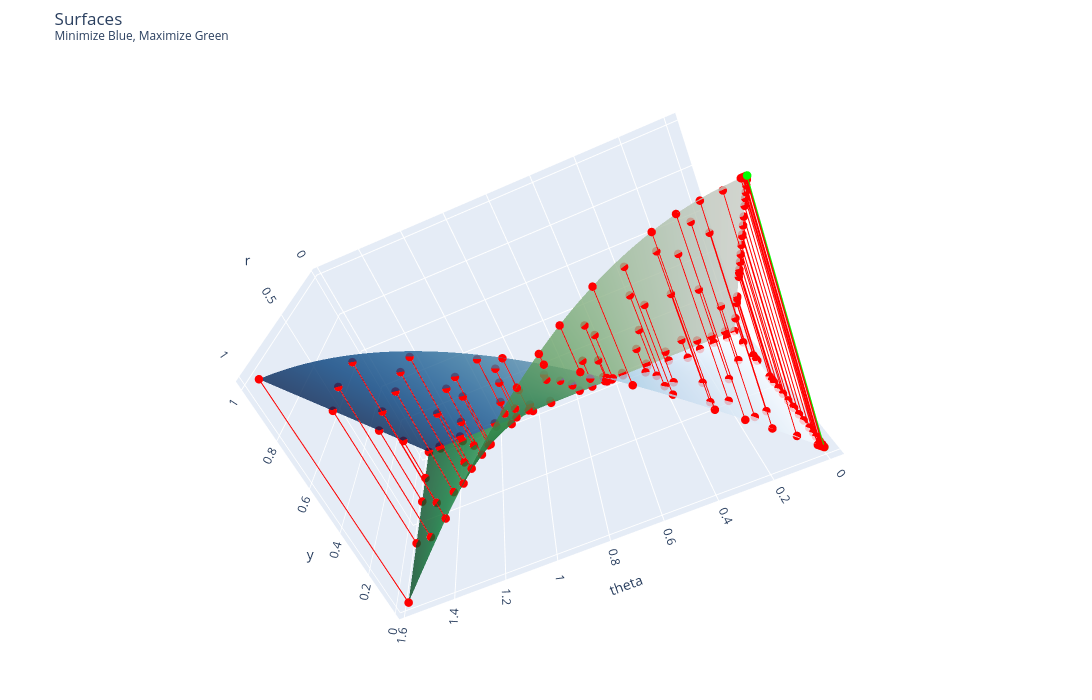

Notebook cell for this chart:
### Markdown cell above
### Plot Results

Repeat the interactive plot of the setup from above by overlaying the trials: use green to denote an optimal trial, and red for other trials.

### Code cell
fig=go.Figure()
fig.add_trace(go.Surface(x = R, y = blue, z = THETA, showscale = False, opacity = 0.8, colorscale='blues'))
fig.add_trace(go.Surface(x = R, y = green, z = THETA, showscale = False, opacity = 0.8, colorscale='greens'))

# plot non optimal trials as red dots
try_r = [x.parameters[0].value for x in trials.trials if x.name not in optimal_trial_names]
try_theta = [x.parameters[1].value for x in trials.trials if x.name not in optimal_trial_names]
try_blue = [x.final_measurement.metrics[0].value for x in trials.trials if x.name not in optimal_trial_names]
try_green = [x.final_measurement.metrics[1].value for x in trials.trials if x.name not in optimal_trial_names]
for i, j, k, h in zip(try_r, try_theta, try_blue, try_green):
    fig.add_trace(go.Scatter3d(x = [i, i], y = [k, h], z = [j, j], mode = 'lines+markers', line = dict(color = "#ff0000"), marker = dict(size = 5)))

# plot optimal trials as green dots
try_r = [x.parameters[0].value for x in optimal_trials.optimal_trials]
try_theta = [x.parameters[1].value for x in optimal_trials.optimal_trials]
try_blue = [x.final_measurement.metrics[0].value for x in optimal_trials.optimal_trials]
try_green = [x.final_measurement.metrics[1].value for x in optimal_trials.optimal_trials]
for i, j, k, h in zip(try_r, try_theta, try_blue, try_green):
    fig.add_trace(go.Scatter3d(x = [i, i], y = [k, h], z = [j, j], mode = 'lines+markers', line = dict(color = "#00ff00"), marker = dict(size = 5)))    

fig.update_layout(
    title_text = "Surfaces <br><sup>Minimize Blue, Maximize Green</sup>",
    showlegend = False,
    scene =  dict(
        xaxis_title = 'r',
        yaxis_title = 'y',
        zaxis_title = 'theta'
    ),
    autosize = False,
    height = 700,
    width = 1200,
    margin = dict(r = 10, l = 10, b = 50, t = 50),
    scene_camera = dict(
        up = dict(x = 0, y = 1, z = 0), # change from z=1 to y=1
        center = dict(x = 0, y = 0, z = 0),
        eye = dict(x = 2, y = .75, z = 0.75) # default is 1.25 for all
    )
)
fig.show()

### Figure 1 — Plotly figure (JSON) as saved in the notebook; plotly's stock layout.template omitted (floating-point values rounded to 4 significant figures; data arrays with more than 128 entries replaced by an {"elided": "..."} marker saying what was removed)
{"data": [{"colorscale": [[0, "rgb(247,251,255)"], [0.125, "rgb(222,235,247)"], [0.25, "rgb(198,219,239)"], [0.375, "rgb(158,202,225)"], [0.5, "rgb(107,174,214)"], [0.625, "rgb(66,146,198)"], [0.75, "rgb(33,113,181)"], [0.875, "rgb(8,81,156)"], [1, "rgb(8,48,107)"]], "opacity": 0.8, "showscale": false, "type": "surface", "x": {"elided": "100x100 float values"}, "y": {"elided": "100x100 float values"}, "z": {"elided": "100x100 float values"}}, {"colorscale": [[0, "rgb(247,252,245)"], [0.125, "rgb(229,245,224)"], [0.25, "rgb(199,233,192)"], [0.375, "rgb(161,217,155)"], [0.5, "rgb(116,196,118)"], [0.625, "rgb(65,171,93)"], [0.75, "rgb(35,139,69)"], [0.875, "rgb(0,109,44)"], [1, "rgb(0,68,27)"]], "opacity": 0.8, "showscale": false, "type": "surface", "x": {"elided": "100x100 float values"}, "y": {"elided": "100x100 float values"}, "z": {"elided": "100x100 float values"}}, {"line": {"color": "#ff0000"}, "marker": {"size": 5}, "mode": "lines+markers", "type": "scatter3d", "x": [0.9601, 0.9601], "y": [0, 0.9601], "z": [0, 0]}, {"line": {"color": "#ff0000"}, "marker": {"size": 5}, "mode": "lines+markers", "type": "scatter3d", "x": [0.5792, 0.5792], "y": [0.1563, 0.5578], "z": [0.2732, 0.2732]}, {"line": {"color": "#ff0000"}, "marker": {"size": 5}, "mode": "lines+markers", "type": "scatter3d", "x": [0.9233, 0.9233], "y": [0.1637, 0.9087], "z": [0.1782, 0.1782]}, {"line": {"color": "#ff0000"}, "marker": {"size": 5}, "mode": "lines+markers", "type": "scatter3d", "x": [1, 1], "y": [0.003255, 1.0], "z": [0.003255, 0.003255]}, {"line": {"color": "#ff0000"}, "marker": {"size": 5}, "mode": "lines+markers", "type": "scatter3d", "x": [0.8911, 0.8911], "y": [0.264, 0.8511], "z": [0.3008, 0.3008]}, {"line": {"color": "#ff0000"}, "marker": {"size": 5}, "mode": "lines+markers", "type": "scatter3d", "x": [1, 1], "y": [0.2209, 0.9753], "z": [0.2227, 0.2227]}, {"line": {"color": "#ff0000"}, "marker": {"size": 5}, "mode": "lines+markers", "type": "scatter3d", "x": [0.8188, 0.8188], "y": [0.09524, 0.8133], "z": [0.1166, 0.1166]}, {"line": {"color": "#ff0000"}, "marker": {"size": 5}, "mode": "lines+markers", "type": "scatter3d", "x": [1, 1], "y": [0.0002628, 1.0], "z": [0.0002628, 0.0002628]}, {"line": {"color": "#ff0000"}, "marker": {"size": 5}, "mode": "lines+markers", "type": "scatter3d", "x": [0.9986, 0.9986], "y": [0, 0.9986], "z": [0, 0]}, {"line": {"color": "#ff0000"}, "marker": {"size": 5}, "mode": "lines+markers", "type": "scatter3d", "x": [0.9985, 0.9985], "y": [0.001616, 0.9985], "z": [0.001618, 0.001618]}, {"line": {"color": "#ff0000"}, "marker": {"size": 5}, "mode": "lines+markers", "type": "scatter3d", "x": [0.5945, 0.5945], "y": [0.5497, 0.2264], "z": [1.18, 1.18]}, {"line": {"color": "#ff0000"}, "marker": {"size": 5}, "mode": "lines+markers", "type": "scatter3d", "x": [0.3958, 0.3958], "y": [0.2301, 0.3221], "z": [0.6204, 0.6204]}, {"line": {"color": "#ff0000"}, "marker": {"size": 5}, "mode": "lines+markers", "type": "scatter3d", "x": [0.7951, 0.7951], "y": [0.6418, 0.4694], "z": [0.9393, 0.9393]}, {"line": {"color": "#ff0000"}, "marker": {"size": 5}, "mode": "lines+markers", "type": "scatter3d", "x": [0.7548, 0.7548], "y": [0.3084, 0.689], "z": [0.4209, 0.4209]}, {"line": {"color": "#ff0000"}, "marker": {"size": 5}, "mode": "lines+markers", "type": "scatter3d", "x": [1.0, 1.0], "y": [0, 1.0], "z": [0, 0]}, {"line": {"color": "#ff0000"}, "marker": {"size": 5}, "mode": "lines+markers", "type": "scatter3d", "x": [0.414, 0.414], "y": [0.3404, 0.2357], "z": [0.9652, 0.9652]}, {"line": {"color": "#ff0000"}, "marker": {"size": 5}, "mode": "lines+markers", "type": "scatter3d", "x": [0.8206, 0.8206], "y": [0.7732, 0.2746], "z": [1.23, 1.23]}, {"line": {"color": "#ff0000"}, "marker": {"size": 5}, "mode": "lines+markers", "type": "scatter3d", "x": [0.9975, 0.9975], "y": [0, 0.9975], "z": [0, 0]}, {"line": {"color": "#ff0000"}, "marker": {"size": 5}, "mode": "lines+markers", "type": "scatter3d", "x": [0.6683, 0.6683], "y": [0.6492, 0.1586], "z": [1.331, 1.331]}, {"line": {"color": "#ff0000"}, "marker": {"size": 5}, "mode": "lines+markers", "type": "scatter3d", "x": [0.7203, 0.7203], "y": [0, 0.7203], "z": [0, 0]}, {"line": {"color": "#ff0000"}, "marker": {"size": 5}, "mode": "lines+markers", "type": "scatter3d", "x": [0.6765, 0.6765], "y": [0.3733, 0.5642], "z": [0.5845, 0.5845]}, {"line": {"color": "#ff0000"}, "marker": {"size": 5}, "mode": "lines+markers", "type": "scatter3d", "x": [0.574, 0.574], "y": [0.4806, 0.3138], "z": [0.9924, 0.9924]}, {"line": {"color": "#ff0000"}, "marker": {"size": 5}, "mode": "lines+markers", "type": "scatter3d", "x": [0.3985, 0.3985], "y": [0.3985, 2.44e-17], "z": [1.571, 1.571]}, {"line": {"color": "#ff0000"}, "marker": {"size": 5}, "mode": "lines+markers", "type": "scatter3d", "x": [1, 1], "y": [0.004661, 1.0], "z": [0.004661, 0.004661]}, {"line": {"color": "#ff0000"}, "marker": {"size": 5}, "mode": "lines+markers", "type": "scatter3d", "x": [0.0049, 0.0049], "y": [0.002817, 0.004009], "z": [0.6124, 0.6124]}, {"line": {"color": "#ff0000"}, "marker": {"size": 5}, "mode": "lines+markers", "type": "scatter3d", "x": [0.9985, 0.9985], "y": [0.6131, 0.7882], "z": [0.6611, 0.6611]}, {"line": {"color": "#ff0000"}, "marker": {"size": 5}, "mode": "lines+markers", "type": "scatter3d", "x": [0.9061, 0.9061], "y": [0, 0.9061], "z": [0, 0]}, {"line": {"color": "#ff0000"}, "marker": {"size": 5}, "mode": "lines+markers", "type": "scatter3d", "x": [0.1202, 0.1202], "y": [0.1011, 0.06494], "z": [1.0, 1.0]}, {"line": {"color": "#ff0000"}, "marker": {"size": 5}, "mode": "lines+markers", "type": "scatter3d", "x": [0.7762, 0.7762], "y": [0, 0.7762], "z": [0, 0]}, {"line": {"color": "#ff0000"}, "marker": {"size": 5}, "mode": "lines+markers", "type": "scatter3d", "x": [0.03562, 0.03562], "y": [0.02321, 0.02702], "z": [0.7096, 0.7096]}, {"line": {"color": "#ff0000"}, "marker": {"size": 5}, "mode": "lines+markers", "type": "scatter3d", "x": [0.9903, 0.9903], "y": [0.0008571, 0.9903], "z": [0.0008656, 0.0008656]}, {"line": {"color": "#ff0000"}, "marker": {"size": 5}, "mode": "lines+markers", "type": "scatter3d", "x": [0.983, 0.983], "y": [0, 0.983], "z": [0, 0]}, {"line": {"color": "#ff0000"}, "marker": {"size": 5}, "mode": "lines+markers", "type": "scatter3d", "x": [0.1284, 0.1284], "y": [0, 0.1284], "z": [0, 0]}, {"line": {"color": "#ff0000"}, "marker": {"size": 5}, "mode": "lines+markers", "type": "scatter3d", "x": [0.02853, 0.02853], "y": [0.01204, 0.02587], "z": [0.4355, 0.4355]}, {"line": {"color": "#ff0000"}, "marker": {"size": 5}, "mode": "lines+markers", "type": "scatter3d", "x": [0.1968, 0.1968], "y": [0.1898, 0.05216], "z": [1.303, 1.303]}, {"line": {"color": "#ff0000"}, "marker": {"size": 5}, "mode": "lines+markers", "type": "scatter3d", "x": [0.4435, 0.4435], "y": [0.1826, 0.4041], "z": [0.4243, 0.4243]}, {"line": {"color": "#ff0000"}, "marker": {"size": 5}, "mode": "lines+markers", "type": "scatter3d", "x": [0.6705, 0.6705], "y": [0, 0.6705], "z": [0, 0]}, {"line": {"color": "#ff0000"}, "marker": {"size": 5}, "mode": "lines+markers", "type": "scatter3d", "x": [0.8116, 0.8116], "y": [0.8054, 0.09985], "z": [1.447, 1.447]}, {"line": {"color": "#ff0000"}, "marker": {"size": 5}, "mode": "lines+markers", "type": "scatter3d", "x": [0.2207, 0.2207], "y": [0.2207, 1.351e-17], "z": [1.571, 1.571]}, {"line": {"color": "#ff0000"}, "marker": {"size": 5}, "mode": "lines+markers", "type": "scatter3d", "x": [0.69, 0.69], "y": [0.4992, 0.4764], "z": [0.8087, 0.8087]}, {"line": {"color": "#ff0000"}, "marker": {"size": 5}, "mode": "lines+markers", "type": "scatter3d", "x": [0.3004, 0.3004], "y": [0.2086, 0.2162], "z": [0.7675, 0.7675]}, {"line": {"color": "#ff0000"}, "marker": {"size": 5}, "mode": "lines+markers", "type": "scatter3d", "x": [0.7086, 0.7086], "y": [0.6315, 0.3214], "z": [1.1, 1.1]}, {"line": {"color": "#ff0000"}, "marker": {"size": 5}, "mode": "lines+markers", "type": "scatter3d", "x": [0.5673, 0.5673], "y": [0, 0.5673], "z": [0, 0]}, {"line": {"color": "#ff0000"}, "marker": {"size": 5}, "mode": "lines+markers", "type": "scatter3d", "x": [0.9431, 0.9431], "y": [0.3784, 0.8638], "z": [0.4129, 0.4129]}, {"line": {"color": "#ff0000"}, "marker": {"size": 5}, "mode": "lines+markers", "type": "scatter3d", "x": [0.8206, 0.8206], "y": [0, 0.8206], "z": [0, 0]}, {"line": {"color": "#ff0000"}, "marker": {"size": 5}, "mode": "lines+markers", "type": "scatter3d", "x": [0.03478, 0.03478], "y": [0.001613, 0.03474], "z": [0.0464, 0.0464]}, {"line": {"color": "#ff0000"}, "marker": {"size": 5}, "mode": "lines+markers", "type": "scatter3d", "x": [0.5403, 0.5403], "y": [0.5372, 0.0584], "z": [1.463, 1.463]}, {"line": {"color": "#ff0000"}, "marker": {"size": 5}, "mode": "lines+markers", "type": "scatter3d", "x": [0.03868, 0.03868], "y": [0.004312, 0.03843], "z": [0.1117, 0.1117]}, {"line": {"color": "#ff0000"}, "marker": {"size": 5}, "mode": "lines+markers", "type": "scatter3d", "x": [0.03565, 0.03565], "y": [0.03504, 0.006535], "z": [1.386, 1.386]}, {"line": {"color": "#ff0000"}, "marker": {"size": 5}, "mode": "lines+markers", "type": "scatter3d", "x": [0.9467, 0.9467], "y": [0.8594, 0.3971], "z": [1.138, 1.138]}, {"line": {"color": "#ff0000"}, "marker": {"size": 5}, "mode": "lines+markers", "type": "scatter3d", "x": [0.6156, 0.6156], "y": [0, 0.6156], "z": [0, 0]}, {"line": {"color": "#ff0000"}, "marker": {"size": 5}, "mode": "lines+markers", "type": "scatter3d", "x": [0.9321, 0.9321], "y": [0, 0.9321], "z": [0, 0]}, {"line": {"color": "#ff0000"}, "marker": {"size": 5}, "mode": "lines+markers", "type": "scatter3d", "x": [0.1343, 0.1343], "y": [0.0339, 0.13], "z": [0.2551, 0.2551]}, {"line": {"color": "#ff0000"}, "marker": {"size": 5}, "mode": "lines+markers", "type": "scatter3d", "x": [0.03162, 0.03162], "y": [0.02956, 0.01124], "z": [1.207, 1.207]}, {"line": {"color": "#ff0000"}, "marker": {"size": 5}, "mode": "lines+markers", "type": "scatter3d", "x": [0.5046, 0.5046], "y": [0.08174, 0.4979], "z": [0.1627, 0.1627]}, {"line": {"color": "#ff0000"}, "marker": {"size": 5}, "mode": "lines+markers", "type": "scatter3d", "x": [0.9509, 0.9509], "y": [0.9178, 0.2487], "z": [1.306, 1.306]}, {"line": {"color": "#ff0000"}, "marker": {"size": 5}, "mode": "lines+markers", "type": "scatter3d", "x": [0.03839, 0.03839], "y": [0.02026, 0.03261], "z": [0.5559, 0.5559]}, {"line": {"color": "#ff0000"}, "marker": {"size": 5}, "mode": "lines+markers", "type": "scatter3d", "x": [0.3045, 0.3045], "y": [0, 0.3045], "z": [0, 0]}, {"line": {"color": "#ff0000"}, "marker": {"size": 5}, "mode": "lines+markers", "type": "scatter3d", "x": [0.5045, 0.5045], "y": [0, 0.5045], "z": [0, 0]}, {"line": {"color": "#ff0000"}, "marker": {"size": 5}, "mode": "lines+markers", "type": "scatter3d", "x": [0.0519, 0.0519], "y": [0.03614, 0.03724], "z": [0.7704, 0.7704]}, {"line": {"color": "#ff0000"}, "marker": {"size": 5}, "mode": "lines+markers", "type": "scatter3d", "x": [0.05932, 0.05932], "y": [0.04704, 0.03613], "z": [0.9158, 0.9158]}, {"line": {"color": "#ff0000"}, "marker": {"size": 5}, "mode": "lines+markers", "type": "scatter3d", "x": [0.293, 0.293], "y": [0.02069, 0.2923], "z": [0.07065, 0.07065]}, {"line": {"color": "#ff0000"}, "marker": {"size": 5}, "mode": "lines+markers", "type": "scatter3d", "x": [0.9956, 0.9956], "y": [0.6834, 0.724], "z": [0.7565, 0.7565]}, {"line": {"color": "#ff0000"}, "marker": {"size": 5}, "mode": "lines+markers", "type": "scatter3d", "x": [0.2718, 0.2718], "y": [0, 0.2718], "z": [0, 0]}, {"line": {"color": "#ff0000"}, "marker": {"size": 5}, "mode": "lines+markers", "type": "scatter3d", "x": [0.07991, 0.07991], "y": [0.02635, 0.07544], "z": [0.336, 0.336]}, {"line": {"color": "#ff0000"}, "marker": {"size": 5}, "mode": "lines+markers", "type": "scatter3d", "x": [0.05799, 0.05799], "y": [0.01053, 0.05703], "z": [0.1825, 0.1825]}, {"line": {"color": "#ff0000"}, "marker": {"size": 5}, "mode": "lines+markers", "type": "scatter3d", "x": [0.1105, 0.1105], "y": [0.06606, 0.08857], "z": [0.6408, 0.6408]}, {"line": {"color": "#ff0000"}, "marker": {"size": 5}, "mode": "lines+markers", "type": "scatter3d", "x": [1, 1], "y": [0.01128, 0.9999], "z": [0.01128, 0.01128]}, {"line": {"color": "#ff0000"}, "marker": {"size": 5}, "mode": "lines+markers", "type": "scatter3d", "x": [0.2678, 0.2678], "y": [0.1183, 0.2403], "z": [0.4576, 0.4576]}, {"line": {"color": "#ff0000"}, "marker": {"size": 5}, "mode": "lines+markers", "type": "scatter3d", "x": [0.6747, 0.6747], "y": [0.6747, 4.132e-17], "z": [1.571, 1.571]}, {"line": {"color": "#ff0000"}, "marker": {"size": 5}, "mode": "lines+markers", "type": "scatter3d", "x": [0.9907, 0.9907], "y": [0.755, 0.6414], "z": [0.8665, 0.8665]}, {"line": {"color": "#ff0000"}, "marker": {"size": 5}, "mode": "lines+markers", "type": "scatter3d", "x": [0.9988, 0.9988], "y": [0.3002, 0.9526], "z": [0.3053, 0.3053]}, {"line": {"color": "#ff0000"}, "marker": {"size": 5}, "mode": "lines+markers", "type": "scatter3d", "x": [0.5038, 0.5038], "y": [0, 0.5038], "z": [0, 0]}, {"line": {"color": "#ff0000"}, "marker": {"size": 5}, "mode": "lines+markers", "type": "scatter3d", "x": [0.8197, 0.8197], "y": [0.4619, 0.6772], "z": [0.5985, 0.5985]}, {"line": {"color": "#ff0000"}, "marker": {"size": 5}, "mode": "lines+markers", "type": "scatter3d", "x": [0.3185, 0.3185], "y": [0, 0.3185], "z": [0, 0]}, {"line": {"color": "#ff0000"}, "marker": {"size": 5}, "mode": "lines+markers", "type": "scatter3d", "x": [1, 1], "y": [0.01893, 0.9998], "z": [0.01893, 0.01893]}, {"line": {"color": "#ff0000"}, "marker": {"size": 5}, "mode": "lines+markers", "type": "scatter3d", "x": [0.3659, 0.3659], "y": [0.3552, 0.08784], "z": [1.328, 1.328]}, {"line": {"color": "#ff0000"}, "marker": {"size": 5}, "mode": "lines+markers", "type": "scatter3d", "x": [0.9933, 0.9933], "y": [0.1443, 0.9827], "z": [0.1457, 0.1457]}, {"line": {"color": "#ff0000"}, "marker": {"size": 5}, "mode": "lines+markers", "type": "scatter3d", "x": [0.468, 0.468], "y": [0, 0.468], "z": [0, 0]}, {"line": {"color": "#ff0000"}, "marker": {"size": 5}, "mode": "lines+markers", "type": "scatter3d", "x": [0.5181, 0.5181], "y": [0, 0.5181], "z": [0, 0]}, {"line": {"color": "#ff0000"}, "marker": {"size": 5}, "mode": "lines+markers", "type": "scatter3d", "x": [0, 0], "y": [0, 0], "z": [0.6376, 0.6376]}, {"line": {"color": "#ff0000"}, "marker": {"size": 5}, "mode": "lines+markers", "type": "scatter3d", "x": [0.9289, 0.9289], "y": [0.7571, 0.5382], "z": [0.9528, 0.9528]}, {"line": {"color": "#ff0000"}, "marker": {"size": 5}, "mode": "lines+markers", "type": "scatter3d", "x": [0.01254, 0.01254], "y": [0.01251, 0.0008], "z": [1.507, 1.507]}, {"line": {"color": "#ff0000"}, "marker": {"size": 5}, "mode": "lines+markers", "type": "scatter3d", "x": [0.8714, 0.8714], "y": [0, 0.8714], "z": [0, 0]}, {"line": {"color": "#ff0000"}, "marker": {"size": 5}, "mode": "lines+markers", "type": "scatter3d", "x": [0.4964, 0.4964], "y": [0, 0.4964], "z": [0, 0]}, {"line": {"color": "#ff0000"}, "marker": {"size": 5}, "mode": "lines+markers", "type": "scatter3d", "x": [0.00116, 0.00116], "y": [0.00116, 7.1e-20], "z": [1.571, 1.571]}, {"line": {"color": "#ff0000"}, "marker": {"size": 5}, "mode": "lines+markers", "type": "scatter3d", "x": [1, 1], "y": [1, 6.123e-17], "z": [1.571, 1.571]}, {"line": {"color": "#ff0000"}, "marker": {"size": 5}, "mode": "lines+markers", "type": "scatter3d", "x": [1, 1], "y": [0.01301, 0.9999], "z": [0.01301, 0.01301]}, {"line": {"color": "#ff0000"}, "marker": {"size": 5}, "mode": "lines+markers", "type": "scatter3d", "x": [0.7284, 0.7284], "y": [0, 0.7284], "z": [0, 0]}, {"line": {"color": "#ff0000"}, "marker": {"size": 5}, "mode": "lines+markers", "type": "scatter3d", "x": [0.999, 0.999], "y": [0.4997, 0.8651], "z": [0.5239, 0.5239]}, {"line": {"color": "#ff0000"}, "marker": {"size": 5}, "mode": "lines+markers", "type": "scatter3d", "x": [0, 0], "y": [0, 0], "z": [0, 0]}, {"line": {"color": "#ff0000"}, "marker": {"size": 5}, "mode": "lines+markers", "type": "scatter3d", "x": [0.2658, 0.2658], "y": [0, 0.2658], "z": [0, 0]}, {"line": {"color": "#ff0000"}, "marker": {"size": 5}, "mode": "lines+markers", "type": "scatter3d", "x": [0.984, 0.984], "y": [0.07222, 0.9813], "z": [0.07347, 0.07347]}, {"line": {"color": "#ff0000"}, "marker": {"size": 5}, "mode": "lines+markers", "type": "scatter3d", "x": [0.8005, 0.8005], "y": [0.1817, 0.7796], "z": [0.229, 0.229]}, {"line": {"color": "#ff0000"}, "marker": {"size": 5}, "mode": "lines+markers", "type": "scatter3d", "x": [0.618, 0.618], "y": [0.2287, 0.5741], "z": [0.379, 0.379]}, {"line": {"color": "#ff0000"}, "marker": {"size": 5}, "mode": "lines+markers", "type": "scatter3d", "x": [0.5255, 0.5255], "y": [0.3268, 0.4115], "z": [0.6713, 0.6713]}, {"line": {"color": "#ff0000"}, "marker": {"size": 5}, "mode": "lines+markers", "type": "scatter3d", "x": [0.4734, 0.4734], "y": [0.4358, 0.1849], "z": [1.17, 1.17]}, {"line": {"color": "#ff0000"}, "marker": {"size": 5}, "mode": "lines+markers", "type": "scatter3d", "x": [0.2915, 0.2915], "y": [0.2573, 0.1371], "z": [1.081, 1.081]}, {"line": {"color": "#ff0000"}, "marker": {"size": 5}, "mode": "lines+markers", "type": "scatter3d", "x": [0.5, 0.5], "y": [0.3536, 0.3536], "z": [0.7854, 0.7854]}, {"line": {"color": "#00ff00"}, "marker": {"size": 5}, "mode": "lines+markers", "type": "scatter3d", "x": [1, 1], "y": [0, 1], "z": [0, 0]}], "layout": {"autosize": false, "height": 700, "margin": {"b": 50, "l": 10, "r": 10, "t": 50}, "scene": {"aspectmode": "auto", "aspectratio": {"x": 0.8603, "y": 0.8603, "z": 1.351}, "camera": {"center": {"x": 0, "y": 0, "z": 0}, "eye": {"x": 2.048, "y": 0.9385, "z": -0.2249}, "projection": {"type": "perspective"}, "up": {"x": -0.4201, "y": 0.8274, "z": -0.3727}}, "xaxis": {"title": {"text": "r"}, "type": "linear"}, "yaxis": {"title": {"text": "y"}, "type": "linear"}, "zaxis": {"title": {"text": "theta"}, "type": "linear"}}, "showlegend": false, "title": {"text": "Surfaces <br><sup>Minimize Blue, Maximize Green</sup>"}, "width": 1200}}
